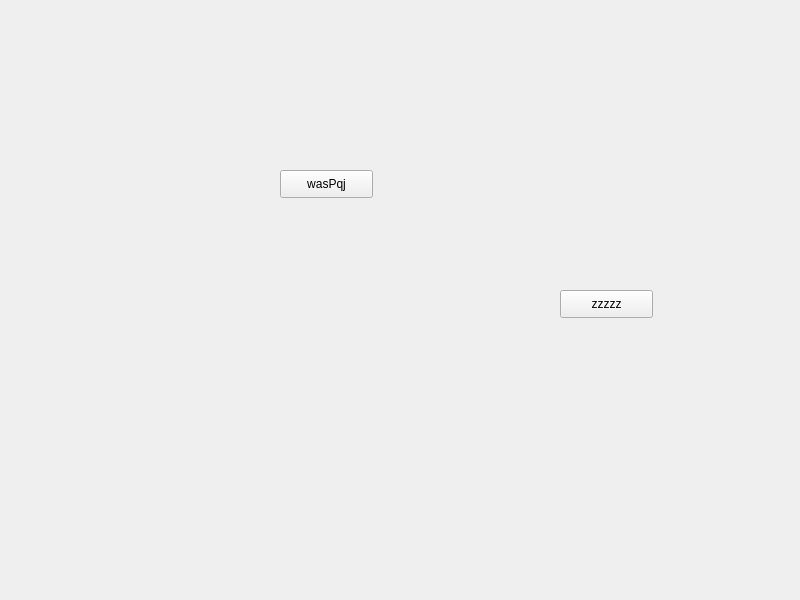
<?xml version="1.0" encoding="UTF-8"?>
<ui version="4.0">
 <class>Widget</class>
 <widget class="QWidget" name="Widget">
  <property name="geometry">
   <rect>
    <x>0</x>
    <y>0</y>
    <width>800</width>
    <height>600</height>
   </rect>
  </property>
  <property name="windowTitle">
   <string>Widget</string>
  </property>
  <widget class="QPushButton" name="pushButton">
   <property name="geometry">
    <rect>
     <x>280</x>
     <y>170</y>
     <width>93</width>
     <height>28</height>
    </rect>
   </property>
   <property name="text">
    <string>wasPqj</string>
   </property>
  </widget>
  <widget class="QPushButton" name="pushButton_2">
   <property name="geometry">
    <rect>
     <x>560</x>
     <y>290</y>
     <width>93</width>
     <height>28</height>
    </rect>
   </property>
   <property name="text">
    <string>zzzzz</string>
   </property>
  </widget>
 </widget>
 <resources/>
 <connections/>
</ui>
